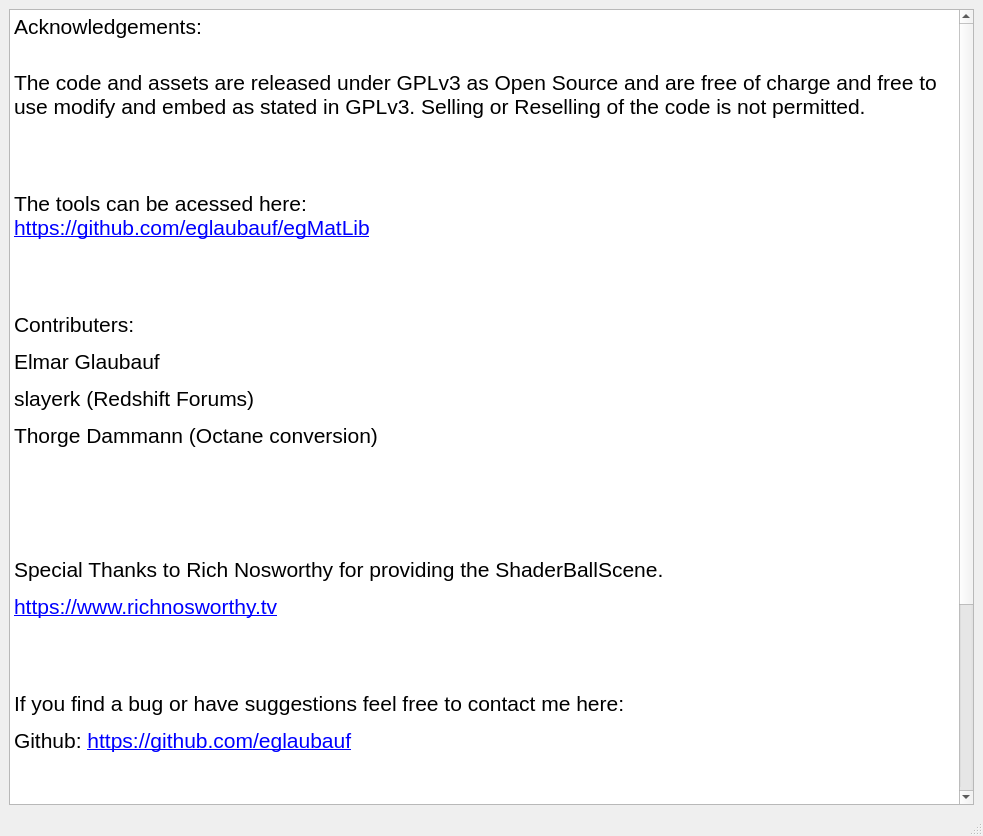
<?xml version="1.0" encoding="UTF-8"?>
<ui version="4.0">
 <class>MainWindow</class>
 <widget class="QMainWindow" name="MainWindow">
  <property name="geometry">
   <rect>
    <x>0</x>
    <y>0</y>
    <width>983</width>
    <height>836</height>
   </rect>
  </property>
  <property name="sizePolicy">
   <sizepolicy hsizetype="Preferred" vsizetype="Preferred">
    <horstretch>0</horstretch>
    <verstretch>0</verstretch>
   </sizepolicy>
  </property>
  <property name="minimumSize">
   <size>
    <width>500</width>
    <height>400</height>
   </size>
  </property>
  <property name="windowTitle">
   <string>MainWindow</string>
  </property>
  <widget class="QWidget" name="centralwidget">
   <property name="sizePolicy">
    <sizepolicy hsizetype="Expanding" vsizetype="Expanding">
     <horstretch>0</horstretch>
     <verstretch>0</verstretch>
    </sizepolicy>
   </property>
   <layout class="QVBoxLayout" name="verticalLayout">
    <item>
     <layout class="QVBoxLayout" name="verticalLayout_2">
      <item>
       <layout class="QHBoxLayout" name="horizontalLayout_2">
        <item>
         <widget class="QTextEdit" name="textEdit">
          <property name="frameShape">
           <enum>QFrame::StyledPanel</enum>
          </property>
          <property name="readOnly">
           <bool>true</bool>
          </property>
          <property name="html">
           <string>&lt;!DOCTYPE HTML PUBLIC &quot;-//W3C//DTD HTML 4.0//EN&quot; &quot;http://www.w3.org/TR/REC-html40/strict.dtd&quot;&gt;
&lt;html&gt;&lt;head&gt;&lt;meta name=&quot;qrichtext&quot; content=&quot;1&quot; /&gt;&lt;style type=&quot;text/css&quot;&gt;
p, li { white-space: pre-wrap; }
&lt;/style&gt;&lt;/head&gt;&lt;body style=&quot; font-family:'.AppleSystemUIFont'; font-size:13pt; font-weight:400; font-style:normal;&quot;&gt;
&lt;p style=&quot; margin-top:12px; margin-bottom:12px; margin-left:0px; margin-right:0px; -qt-block-indent:0; text-indent:0px;&quot;&gt;&lt;span style=&quot; font-family:'Lato'; font-size:16pt;&quot;&gt;Acknowledgements:&lt;br /&gt;&lt;/span&gt;&lt;/p&gt;
&lt;p style=&quot; margin-top:12px; margin-bottom:12px; margin-left:0px; margin-right:0px; -qt-block-indent:0; text-indent:0px;&quot;&gt;&lt;span style=&quot; font-family:'Lato'; font-size:16pt;&quot;&gt;The code and assets are released under GPLv3 as Open Source and are free of charge and free to use modify and embed as stated in GPLv3. Selling or Reselling of the code is not permitted. &lt;/span&gt;&lt;/p&gt;
&lt;p style=&quot; margin-top:12px; margin-bottom:12px; margin-left:0px; margin-right:0px; -qt-block-indent:0; text-indent:0px;&quot;&gt;&lt;span style=&quot; font-family:'Lato'; font-size:18pt;&quot;&gt;&lt;br /&gt;&lt;/span&gt;&lt;/p&gt;
&lt;p style=&quot; margin-top:12px; margin-bottom:12px; margin-left:0px; margin-right:0px; -qt-block-indent:0; text-indent:0px;&quot;&gt;&lt;span style=&quot; font-family:'Lato'; font-size:16pt;&quot;&gt;The tools can be acessed here:&lt;br /&gt;&lt;/span&gt;&lt;a href=&quot;https://github.com/eglaubauf/egMatLib&quot;&gt;&lt;span style=&quot; font-family:'Lato'; font-size:16pt; text-decoration: underline; color:#0000ff;&quot;&gt;https://github.com/eglaubauf/egMatLib&lt;/span&gt;&lt;/a&gt;&lt;/p&gt;
&lt;p style=&quot; margin-top:12px; margin-bottom:12px; margin-left:0px; margin-right:0px; -qt-block-indent:0; text-indent:0px;&quot;&gt;&lt;span style=&quot; font-family:'Lato'; font-size:18pt;&quot;&gt;&lt;br /&gt;&lt;/span&gt;&lt;/p&gt;
&lt;p style=&quot; margin-top:12px; margin-bottom:12px; margin-left:0px; margin-right:0px; -qt-block-indent:0; text-indent:0px;&quot;&gt;&lt;span style=&quot; font-family:'Lato'; font-size:16pt;&quot;&gt;Contributers:&lt;/span&gt;&lt;/p&gt;
&lt;p style=&quot; margin-top:12px; margin-bottom:12px; margin-left:0px; margin-right:0px; -qt-block-indent:0; text-indent:0px;&quot;&gt;&lt;span style=&quot; font-family:'Lato'; font-size:16pt;&quot;&gt;Elmar Glaubauf&lt;/span&gt;&lt;/p&gt;
&lt;p style=&quot; margin-top:12px; margin-bottom:12px; margin-left:0px; margin-right:0px; -qt-block-indent:0; text-indent:0px;&quot;&gt;&lt;span style=&quot; font-family:'Lato'; font-size:16pt;&quot;&gt;slayerk (Redshift Forums)&lt;/span&gt;&lt;/p&gt;
&lt;p style=&quot; margin-top:12px; margin-bottom:12px; margin-left:0px; margin-right:0px; -qt-block-indent:0; text-indent:0px;&quot;&gt;&lt;span style=&quot; font-family:'Lato'; font-size:16pt;&quot;&gt;Thorge Dammann (Octane conversion)&lt;/span&gt;&lt;/p&gt;
&lt;p style=&quot;-qt-paragraph-type:empty; margin-top:12px; margin-bottom:12px; margin-left:0px; margin-right:0px; -qt-block-indent:0; text-indent:0px; font-family:'Lato'; font-size:16pt;&quot;&gt;&lt;br /&gt;&lt;/p&gt;
&lt;p style=&quot; margin-top:12px; margin-bottom:12px; margin-left:0px; margin-right:0px; -qt-block-indent:0; text-indent:0px;&quot;&gt;&lt;span style=&quot; font-family:'Lato'; font-size:18pt;&quot;&gt;&lt;br /&gt;&lt;/span&gt;&lt;/p&gt;
&lt;p style=&quot; margin-top:12px; margin-bottom:12px; margin-left:0px; margin-right:0px; -qt-block-indent:0; text-indent:0px;&quot;&gt;&lt;span style=&quot; font-family:'Lato'; font-size:16pt;&quot;&gt;Special Thanks to Rich Nosworthy for providing the ShaderBallScene. &lt;/span&gt;&lt;/p&gt;
&lt;p style=&quot; margin-top:12px; margin-bottom:12px; margin-left:0px; margin-right:0px; -qt-block-indent:0; text-indent:0px;&quot;&gt;&lt;a href=&quot;https://www.richnosworthy.tv&quot;&gt;&lt;span style=&quot; font-family:'Lato'; font-size:16pt; text-decoration: underline; color:#0000ff;&quot;&gt;https://www.richnosworthy.tv&lt;/span&gt;&lt;/a&gt;&lt;/p&gt;
&lt;p style=&quot; margin-top:12px; margin-bottom:12px; margin-left:0px; margin-right:0px; -qt-block-indent:0; text-indent:0px;&quot;&gt;&lt;span style=&quot; font-family:'Lato'; font-size:18pt;&quot;&gt;&lt;br /&gt;&lt;/span&gt;&lt;/p&gt;
&lt;p style=&quot; margin-top:12px; margin-bottom:12px; margin-left:0px; margin-right:0px; -qt-block-indent:0; text-indent:0px;&quot;&gt;&lt;span style=&quot; font-family:'Lato'; font-size:16pt;&quot;&gt;If you find a bug or have suggestions feel free to contact me here:&lt;/span&gt;&lt;/p&gt;
&lt;p style=&quot; margin-top:12px; margin-bottom:12px; margin-left:0px; margin-right:0px; -qt-block-indent:0; text-indent:0px;&quot;&gt;&lt;span style=&quot; font-family:'Lato'; font-size:16pt;&quot;&gt;Github: &lt;/span&gt;&lt;a href=&quot;https://github.com/eglaubauf&quot;&gt;&lt;span style=&quot; font-family:'Lato'; font-size:16pt; text-decoration: underline; color:#0000ff;&quot;&gt;https://github.com/eglaubauf&lt;/span&gt;&lt;/a&gt;&lt;/p&gt;
&lt;p style=&quot; margin-top:12px; margin-bottom:12px; margin-left:0px; margin-right:0px; -qt-block-indent:0; text-indent:0px;&quot;&gt;&lt;span style=&quot; font-family:'Lato'; font-size:18pt;&quot;&gt;&lt;br /&gt;&lt;/span&gt;&lt;/p&gt;
&lt;p style=&quot; margin-top:12px; margin-bottom:12px; margin-left:0px; margin-right:0px; -qt-block-indent:0; text-indent:0px;&quot;&gt;&lt;span style=&quot; font-family:'Lato'; font-size:18pt;&quot;&gt;&lt;br /&gt;&lt;/span&gt;&lt;/p&gt;
&lt;p style=&quot; margin-top:12px; margin-bottom:12px; margin-left:0px; margin-right:0px; -qt-block-indent:0; text-indent:0px;&quot;&gt;&lt;span style=&quot; font-family:'Lato'; font-size:18pt;&quot;&gt;&lt;br /&gt;&lt;/span&gt;&lt;/p&gt;
&lt;p style=&quot; margin-top:12px; margin-bottom:12px; margin-left:0px; margin-right:0px; -qt-block-indent:0; text-indent:0px;&quot;&gt;&lt;span style=&quot; font-family:'Lato'; font-size:18pt;&quot;&gt;&lt;br /&gt;&lt;/span&gt;&lt;/p&gt;
&lt;p style=&quot; margin-top:12px; margin-bottom:12px; margin-left:0px; margin-right:0px; -qt-block-indent:0; text-indent:0px;&quot;&gt;&lt;span style=&quot; font-family:'Lato'; font-size:18pt;&quot;&gt;&lt;br /&gt;&lt;/span&gt;&lt;/p&gt;&lt;/body&gt;&lt;/html&gt;</string>
          </property>
         </widget>
        </item>
       </layout>
      </item>
      <item>
       <layout class="QHBoxLayout" name="horizontalLayout_4"/>
      </item>
     </layout>
    </item>
   </layout>
  </widget>
  <widget class="QStatusBar" name="statusbar"/>
  <action name="action_HIP">
   <property name="text">
    <string>$HIP</string>
   </property>
  </action>
  <action name="action_HOME">
   <property name="text">
    <string>$HOME</string>
   </property>
  </action>
  <action name="actionCreate_Thumbs_for_Directory">
   <property name="text">
    <string>Recursively Create Thumbs for this Folder (slow)</string>
   </property>
  </action>
  <action name="actionRefresh_Current_Dir">
   <property name="text">
    <string>Recreate Thumbs for this Folder</string>
   </property>
  </action>
  <action name="actionClear_Thumb_Database">
   <property name="text">
    <string>Clear All Materials</string>
   </property>
  </action>
  <action name="action50">
   <property name="text">
    <string>50</string>
   </property>
  </action>
  <action name="actionAddFavourite">
   <property name="text">
    <string>Add Current Folder to Favourites</string>
   </property>
  </action>
  <action name="actionStartup">
   <property name="text">
    <string>Set Current Library as Default</string>
   </property>
  </action>
  <action name="actionRemFavourite">
   <property name="text">
    <string>Remove Current Folder from Favourites</string>
   </property>
  </action>
  <action name="action_updateAll">
   <property name="text">
    <string>Update All Materials</string>
   </property>
  </action>
  <action name="action_setDefault">
   <property name="text">
    <string>Set Current Library as Default</string>
   </property>
  </action>
  <action name="action_openLibrary">
   <property name="text">
    <string>Open Library</string>
   </property>
  </action>
  <action name="action_prefs">
   <property name="text">
    <string>Preferences</string>
   </property>
  </action>
 </widget>
 <resources/>
 <connections/>
</ui>
